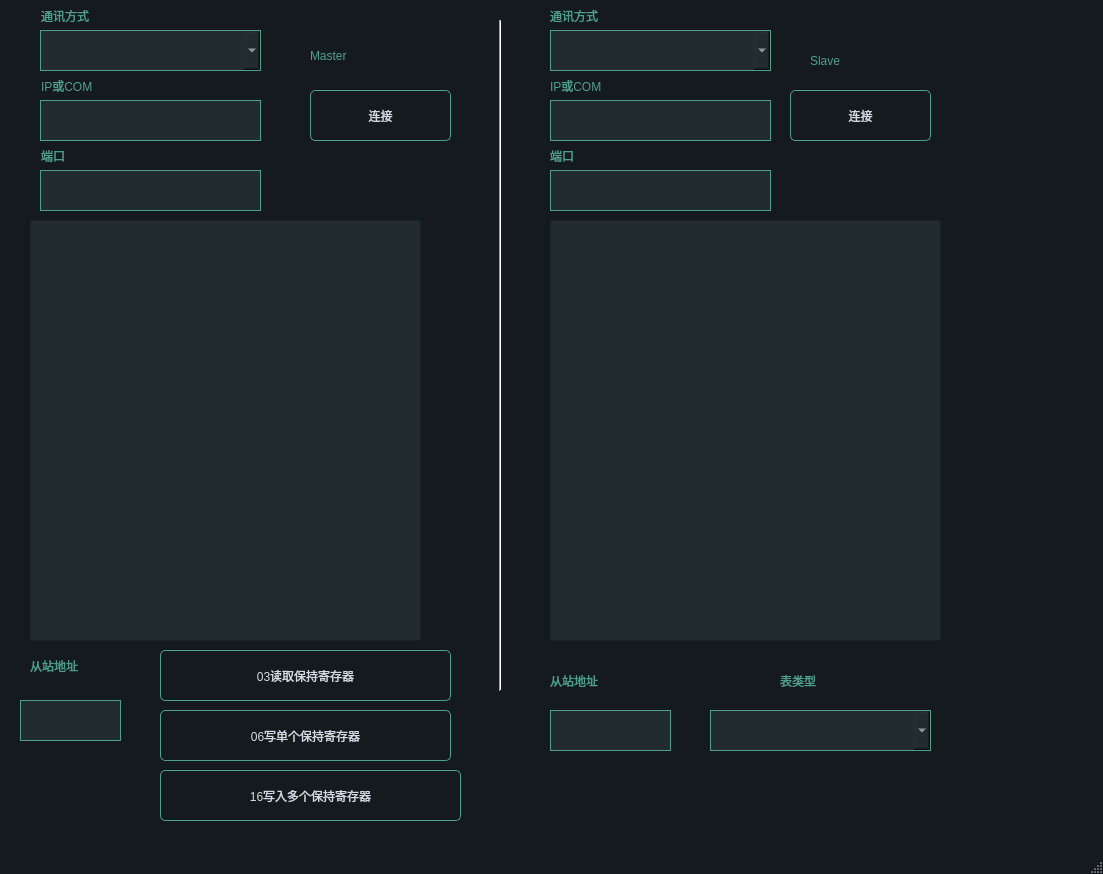
<?xml version="1.0" encoding="UTF-8"?>
<ui version="4.0">
 <class>MainWindow</class>
 <widget class="QMainWindow" name="MainWindow">
  <property name="geometry">
   <rect>
    <x>0</x>
    <y>0</y>
    <width>1103</width>
    <height>874</height>
   </rect>
  </property>
  <property name="windowTitle">
   <string>黄强老师的Modbus工具</string>
  </property>
  <property name="styleSheet">
   <string notr="true">/*
qss美化 - 黄强老师
*/
QWidget
{  
	font:  16pt &quot;Microsoft YaHei&quot;;
     color:  #ffffff;
}

QLabel {
	font:  14pt &quot;Microsoft YaHei&quot;;
    color: #4fa08b;
}

QGroupBox {
    border-width: 1px;
	border-style: solid;
	border-color: #4fa08b;   

}

QGroupBox::title {
 
    subcontrol-origin: margin;
    left:20px;
    padding: -10px 5px 0px 5px;
}

QMainWindow {
	background-color:#151a1e;
}
QCalendar {
	background-color: #151a1e;
}
QTextEdit {
	border-width: 1px;
	border-style: solid;
	border-color: #4fa08b;
	background-color: #222b2e;
	color: #d3dae3;
}
QPlainTextEdit {
    font:  10pt &quot;Microsoft YaHei&quot;;
	border-width: 1px;
	border-style: solid;
	border-color: #4fa08b;
	background-color: #222b2e;
	color: #d3dae3;
}
QToolButton {
	border-style: solid;
	border-top-color: qlineargradient(spread:pad, x1:0.5, y1:1, x2:0.5, y2:0, stop:0 rgb(215, 215, 215), stop:1 rgb(222, 222, 222));
	border-right-color: qlineargradient(spread:pad, x1:0, y1:0.5, x2:1, y2:0.5, stop:0 rgb(217, 217, 217), stop:1 rgb(227, 227, 227));
	border-left-color: qlineargradient(spread:pad, x1:0, y1:0.5, x2:1, y2:0.5, stop:0 rgb(227, 227, 227), stop:1 rgb(217, 217, 217));
	border-bottom-color: qlineargradient(spread:pad, x1:0.5, y1:1, x2:0.5, y2:0, stop:0 rgb(215, 215, 215), stop:1 rgb(222, 222, 222));
	border-width: 1px;
	border-radius: 5px;
	color: #d3dae3;
	padding: 2px;
	background-color: rgb(255,255,255);
}
QToolButton:hover{
	border-style: solid;
	border-top-color: qlineargradient(spread:pad, x1:0.5, y1:1, x2:0.5, y2:0, stop:0 rgb(195, 195, 195), stop:1 rgb(222, 222, 222));
	border-right-color: qlineargradient(spread:pad, x1:0, y1:0.5, x2:1, y2:0.5, stop:0 rgb(197, 197, 197), stop:1 rgb(227, 227, 227));
	border-left-color: qlineargradient(spread:pad, x1:0, y1:0.5, x2:1, y2:0.5, stop:0 rgb(227, 227, 227), stop:1 rgb(197, 197, 197));
	border-bottom-color: qlineargradient(spread:pad, x1:0.5, y1:1, x2:0.5, y2:0, stop:0 rgb(195, 195, 195), stop:1 rgb(222, 222, 222));
	border-width: 1px;
	border-radius: 5px;
	color: rgb(0,0,0);
	padding: 2px;
	background-color: rgb(255,255,255);
}
QToolButton:pressed{
	border-style: solid;
	border-top-color: qlineargradient(spread:pad, x1:0.5, y1:1, x2:0.5, y2:0, stop:0 rgb(215, 215, 215), stop:1 rgb(222, 222, 222));
	border-right-color: qlineargradient(spread:pad, x1:0, y1:0.5, x2:1, y2:0.5, stop:0 rgb(217, 217, 217), stop:1 rgb(227, 227, 227));
	border-left-color: qlineargradient(spread:pad, x1:0, y1:0.5, x2:1, y2:0.5, stop:0 rgb(227, 227, 227), stop:1 rgb(217, 217, 217));
	border-bottom-color: qlineargradient(spread:pad, x1:0.5, y1:1, x2:0.5, y2:0, stop:0 rgb(215, 215, 215), stop:1 rgb(222, 222, 222));
	border-width: 1px;
	border-radius: 5px;
	color: rgb(0,0,0);
	padding: 2px;
	background-color: rgb(142,142,142);
}
QPushButton{

    border-width: 1px;
	border-style: solid;
	border-color: #4fa08b; 
 
	border-radius: 5px;
	color: #d3dae3;
	padding: 2px;
	background-color: #151a1e;
}
QPushButton::default{
	border-style: solid;
	border-color: #4fa08b;
	border-width: 1px;
	border-radius: 5px;
	color: #FFFFFF;
	padding: 2px;
	background-color: #151a1e;;
}
QPushButton:hover{
	border-style: solid;
	border-color: #050a0e;
	border-width: 1px;
	border-radius: 5px;
	color: #d3dae3;
	padding: 2px;
	background-color: #1c1f1f;
}
QPushButton:pressed{
	border-style: solid;
	border-color: #050a0e;
	border-width: 1px;
	border-radius: 5px;
	color: #d3dae3;
	padding: 2px;
	background-color: #2c2f2f;
}
QPushButton:disabled{
	border-style: solid;
	border-top-color: qlineargradient(spread:pad, x1:0.5, y1:1, x2:0.5, y2:0, stop:0 rgb(215, 215, 215), stop:1 rgb(222, 222, 222));
	border-right-color: qlineargradient(spread:pad, x1:0, y1:0.5, x2:1, y2:0.5, stop:0 rgb(217, 217, 217), stop:1 rgb(227, 227, 227));
	border-left-color: qlineargradient(spread:pad, x1:0, y1:0.5, x2:1, y2:0.5, stop:0 rgb(227, 227, 227), stop:1 rgb(217, 217, 217));
	border-bottom-color: qlineargradient(spread:pad, x1:0.5, y1:1, x2:0.5, y2:0, stop:0 rgb(215, 215, 215), stop:1 rgb(222, 222, 222));
	border-width: 1px;
	border-radius: 5px;
	color: #808086;
	padding: 2px;
	background-color: rgb(142,142,142);
}
QLineEdit {
	border-width: 1px;
	border-style: solid;
	border-color: #4fa08b;
	background-color: #222b2e;
	color: #d3dae3;
}



QLCDNumber {
	color: #4d9b87;
}
QProgressBar {
	text-align: center;
	color: #d3dae3;
	border-radius: 10px;
	border-color: transparent;
	border-style: solid;
	background-color: #52595d;
}
QProgressBar::chunk {
	background-color: #214037	;
	border-radius: 10px;
}
QMenuBar {
	background-color: #151a1e;
}
QMenuBar::item {
	color: #d3dae3;
  	spacing: 3px;
  	padding: 1px 4px;
	background-color: #151a1e;
}

QMenuBar::item:selected {
  	background-color: #252a2e;
	color: #FFFFFF;
}
QMenu {
	background-color: #151a1e;
}
QMenu::item:selected {
	background-color: #252a2e;
	color: #FFFFFF;
}
QMenu::item {
	color: #d3dae3;
	background-color: #151a1e;
}
QTabWidget {
	color:rgb(0,0,0);
	background-color:#000000;
}
QTabWidget::pane {
		border-color: #050a0e;
		background-color: #1e282c;
		border-style: solid;
		border-width: 1px;
    	border-bottom-left-radius: 4px;
		border-bottom-right-radius: 4px;
}
QTabBar::tab:first {
	border-style: solid;
	border-left-width:1px;
	border-right-width:0px;
	border-top-width:1px;
	border-bottom-width:0px;
	border-top-color: #050a0e;
	border-left-color: #050a0e;
	border-bottom-color: #050a0e;
	border-top-left-radius: 4px;
	color: #d3dae3;
	padding: 3px;
	margin-left:0px;
	background-color: #151a1e;
}
QTabBar::tab:last {
	border-style: solid;
	border-top-width:1px;
	border-left-width:1px;
	border-right-width:1px;
	border-bottom-width:0px;
	border-color: #050a0e;
	border-top-right-radius: 4px;
	color: #d3dae3;
	padding: 3px;
	margin-left:0px;
	background-color: #151a1e;
}
QTabBar::tab {
	border-style: solid;
	border-top-width:1px;
	border-bottom-width:0px;
	border-left-width:1px;
	border-top-color: #050a0e;
	border-left-color: #050a0e;
	border-bottom-color: #050a0e;
	color: #d3dae3;
	padding: 3px;
	margin-left:0px;
	background-color: #151a1e;
}
QTabBar::tab:selected, QTabBar::tab:last:selected, QTabBar::tab:hover {
  	border-style: solid;
  	border-left-width:1px;
	border-bottom-width:0px;
	border-right-color: transparent;
	border-top-color: #050a0e;
	border-left-color: #050a0e;
	border-bottom-color: #050a0e;
	color: #FFFFFF;
	padding: 3px;
	margin-left:0px;
	background-color: #1e282c;
}

QTabBar::tab:selected, QTabBar::tab:first:selected, QTabBar::tab:hover {
  	border-style: solid;
  	border-left-width:1px;
  	border-bottom-width:0px;
  	border-top-width:1px;
	border-right-color: transparent;
	border-top-color: #050a0e;
	border-left-color: #050a0e;
	border-bottom-color: #050a0e;
	color: #FFFFFF;
	padding: 3px;
	margin-left:0px;
	background-color: #1e282c;
}

QCheckBox { 
	padding: 2px;
}
QCheckBox:disabled {
	color: #808086;
	padding: 2px;
}

QCheckBox:hover {
	border-radius:4px;
	border-style:solid;
	padding-left: 1px;
	padding-right: 1px;
	padding-bottom: 1px;
	padding-top: 1px;
	border-width:1px;
	border-color: transparent;
}
QCheckBox::indicator:checked {

	height: 10px;
	width: 10px;
	border-style:solid;
	border-width: 1px;
	border-color: #4fa08b; 
	background-color:  #4fa08b;
}
QCheckBox::indicator:unchecked {

	height: 10px;
	width: 10px;
	border-style:solid;
	border-width: 1px;
	border-color: #4fa08b;
	background-color:  #FFFFFF;
}
QRadioButton {
	color: #d3dae3;
	padding: 1px;
}
QRadioButton::indicator:checked {
	height: 10px;
	width: 10px;
	border-style:solid;
	border-radius:5px;
	border-width: 1px;
	border-color: #4fa08b;
	color: #a9b7c6;
	background-color: qradialgradient(cx:0.5, cy:0.5, radius:0.4,fx:0.5, fy:0.5, stop:0 #4fa08b, stop:1 #1e282c);
}
QRadioButton::indicator:!checked {
	height: 10px;
	width: 10px;
	border-style:solid;
	border-radius:5px;
	border-width: 1px;
	border-color: #4fa08b;
	color: #a9b7c6;
	background-color: transparent;
}
QStatusBar {
	color:#027f7f;
}
QSpinBox {
	color: #d3dae3;
	background-color: #222b2e;
	border-width: 1px;
	border-style: solid;
	border-color: #4fa08b;
}
QDoubleSpinBox {
	color: #d3dae3;
	background-color: #222b2e;
	border-width: 1px;
	border-style: solid;
	border-color: #4fa08b;
}
QTimeEdit {
	color: #d3dae3;
	background-color: #222b2e;
	border-width: 1px;
	border-style: solid;
	border-color: #4fa08b;
}
QDateTimeEdit {
	color: #d3dae3;
	background-color: #222b2e;
	border-width: 1px;
	border-style: solid;
	border-color: #4fa08b;
}
QDateEdit {
	color: #d3dae3;
	background-color: #222b2e;
	border-width: 1px;
	border-style: solid;
	border-color: #4fa08b;
}
QFontComboBox {
	color: #d3dae3;
	background-color: #222b2e;
	border-width: 1px;
	border-style: solid;
	border-color: #4fa08b;
}
QComboBox {
	color: #d3dae3;
	background-color: #222b2e;
	border-width: 1px;
	border-style: solid;
	border-color: #4fa08b;
}
/* 下拉后，整个下拉窗体样式 */
QComboBox QAbstractItemView {
    outline: 0px solid gray;   /* 选定项的虚框 */
    border: 1px solid  #4fa08b;   /* 整个下拉窗体的边框 */ 
    background-color: #222b2e; /* 整个下拉窗体的背景色 */
    selection-background-color: #4fa08b;   /* 整个下拉窗体被选中项的背景色 */
}
QComboBox:disabled
{ 
background-color: gray; /* 整个下拉窗体的背景色 */
}


/*表格头部*/

QHeaderView             
{
    background:transparent;   
	border-width: 1px;
	border-style: solid;
	border-color: #4fa08b;    
}

QHeaderView::section          
{
    font-size:14px;                 
    font-family:&quot;Microsoft YaHei&quot;; 
    color:#FFFFFF;   
    background:#222b2e;     
    
  
}  


QTableWidget::item::selected      
{
    border-width: 1px;
	border-style: solid;
	border-color: #4fa08b;    
}


 
QTableWidget            
{ 
    font-size:16px;                
    font-family:&quot;Microsoft YaHei&quot;;  
    color:#ffffff;  
	background-color: #222b2e;     
}
 
 
 
 </string>
  </property>
  <widget class="QWidget" name="centralwidget">
   <widget class="QLabel" name="label">
    <property name="geometry">
     <rect>
      <x>41</x>
      <y>0</y>
      <width>101</width>
      <height>31</height>
     </rect>
    </property>
    <property name="text">
     <string>通讯方式</string>
    </property>
   </widget>
   <widget class="QComboBox" name="mType">
    <property name="geometry">
     <rect>
      <x>40</x>
      <y>30</y>
      <width>221</width>
      <height>41</height>
     </rect>
    </property>
   </widget>
   <widget class="QLabel" name="label_2">
    <property name="geometry">
     <rect>
      <x>41</x>
      <y>70</y>
      <width>101</width>
      <height>31</height>
     </rect>
    </property>
    <property name="text">
     <string>IP或COM</string>
    </property>
   </widget>
   <widget class="QLineEdit" name="mIP_COM">
    <property name="geometry">
     <rect>
      <x>40</x>
      <y>100</y>
      <width>221</width>
      <height>41</height>
     </rect>
    </property>
   </widget>
   <widget class="QLabel" name="label_3">
    <property name="geometry">
     <rect>
      <x>41</x>
      <y>140</y>
      <width>101</width>
      <height>31</height>
     </rect>
    </property>
    <property name="text">
     <string>端口</string>
    </property>
   </widget>
   <widget class="QLineEdit" name="m_Port">
    <property name="geometry">
     <rect>
      <x>40</x>
      <y>170</y>
      <width>221</width>
      <height>41</height>
     </rect>
    </property>
   </widget>
   <widget class="QLabel" name="label_4">
    <property name="geometry">
     <rect>
      <x>310</x>
      <y>30</y>
      <width>131</width>
      <height>51</height>
     </rect>
    </property>
    <property name="text">
     <string>Master</string>
    </property>
   </widget>
   <widget class="QPushButton" name="mConBtn">
    <property name="geometry">
     <rect>
      <x>310</x>
      <y>90</y>
      <width>141</width>
      <height>51</height>
     </rect>
    </property>
    <property name="text">
     <string>连接</string>
    </property>
   </widget>
   <widget class="QTableWidget" name="tableMaster">
    <property name="geometry">
     <rect>
      <x>30</x>
      <y>220</y>
      <width>391</width>
      <height>421</height>
     </rect>
    </property>
   </widget>
   <widget class="QPushButton" name="m03Btn">
    <property name="geometry">
     <rect>
      <x>160</x>
      <y>650</y>
      <width>291</width>
      <height>51</height>
     </rect>
    </property>
    <property name="text">
     <string>03读取保持寄存器</string>
    </property>
   </widget>
   <widget class="QPushButton" name="m06Btn">
    <property name="geometry">
     <rect>
      <x>160</x>
      <y>710</y>
      <width>291</width>
      <height>51</height>
     </rect>
    </property>
    <property name="text">
     <string>06写单个保持寄存器</string>
    </property>
   </widget>
   <widget class="QPushButton" name="m16Btn">
    <property name="geometry">
     <rect>
      <x>160</x>
      <y>770</y>
      <width>301</width>
      <height>51</height>
     </rect>
    </property>
    <property name="text">
     <string>16写入多个保持寄存器</string>
    </property>
   </widget>
   <widget class="QLineEdit" name="mAddr">
    <property name="geometry">
     <rect>
      <x>20</x>
      <y>700</y>
      <width>101</width>
      <height>41</height>
     </rect>
    </property>
   </widget>
   <widget class="QLabel" name="label_5">
    <property name="geometry">
     <rect>
      <x>30</x>
      <y>650</y>
      <width>131</width>
      <height>31</height>
     </rect>
    </property>
    <property name="text">
     <string>从站地址</string>
    </property>
   </widget>
   <widget class="Line" name="line">
    <property name="geometry">
     <rect>
      <x>490</x>
      <y>20</y>
      <width>20</width>
      <height>671</height>
     </rect>
    </property>
    <property name="orientation">
     <enum>Qt::Vertical</enum>
    </property>
   </widget>
   <widget class="QLabel" name="label_6">
    <property name="geometry">
     <rect>
      <x>550</x>
      <y>660</y>
      <width>111</width>
      <height>41</height>
     </rect>
    </property>
    <property name="text">
     <string>从站地址</string>
    </property>
   </widget>
   <widget class="QLabel" name="label_7">
    <property name="geometry">
     <rect>
      <x>550</x>
      <y>140</y>
      <width>111</width>
      <height>31</height>
     </rect>
    </property>
    <property name="text">
     <string>端口</string>
    </property>
   </widget>
   <widget class="QLabel" name="label_8">
    <property name="geometry">
     <rect>
      <x>810</x>
      <y>40</y>
      <width>121</width>
      <height>41</height>
     </rect>
    </property>
    <property name="text">
     <string>Slave</string>
    </property>
   </widget>
   <widget class="QTableWidget" name="tableSlave">
    <property name="geometry">
     <rect>
      <x>550</x>
      <y>220</y>
      <width>391</width>
      <height>421</height>
     </rect>
    </property>
   </widget>
   <widget class="QLabel" name="label_9">
    <property name="geometry">
     <rect>
      <x>550</x>
      <y>0</y>
      <width>111</width>
      <height>31</height>
     </rect>
    </property>
    <property name="text">
     <string>通讯方式</string>
    </property>
   </widget>
   <widget class="QLineEdit" name="s_Port">
    <property name="geometry">
     <rect>
      <x>550</x>
      <y>170</y>
      <width>221</width>
      <height>41</height>
     </rect>
    </property>
   </widget>
   <widget class="QLineEdit" name="sAddr">
    <property name="geometry">
     <rect>
      <x>550</x>
      <y>710</y>
      <width>121</width>
      <height>41</height>
     </rect>
    </property>
   </widget>
   <widget class="QLineEdit" name="sIP_COM">
    <property name="geometry">
     <rect>
      <x>550</x>
      <y>100</y>
      <width>221</width>
      <height>41</height>
     </rect>
    </property>
   </widget>
   <widget class="QLabel" name="label_10">
    <property name="geometry">
     <rect>
      <x>550</x>
      <y>70</y>
      <width>101</width>
      <height>31</height>
     </rect>
    </property>
    <property name="text">
     <string>IP或COM</string>
    </property>
   </widget>
   <widget class="QComboBox" name="sType">
    <property name="geometry">
     <rect>
      <x>550</x>
      <y>30</y>
      <width>221</width>
      <height>41</height>
     </rect>
    </property>
   </widget>
   <widget class="QPushButton" name="sConBtn">
    <property name="geometry">
     <rect>
      <x>790</x>
      <y>90</y>
      <width>141</width>
      <height>51</height>
     </rect>
    </property>
    <property name="text">
     <string>连接</string>
    </property>
   </widget>
   <widget class="QLabel" name="label_11">
    <property name="geometry">
     <rect>
      <x>780</x>
      <y>660</y>
      <width>111</width>
      <height>41</height>
     </rect>
    </property>
    <property name="text">
     <string>表类型</string>
    </property>
   </widget>
   <widget class="QComboBox" name="sTable">
    <property name="geometry">
     <rect>
      <x>710</x>
      <y>710</y>
      <width>221</width>
      <height>41</height>
     </rect>
    </property>
   </widget>
  </widget>
  <widget class="QMenuBar" name="menubar">
   <property name="geometry">
    <rect>
     <x>0</x>
     <y>0</y>
     <width>1103</width>
     <height>38</height>
    </rect>
   </property>
  </widget>
  <widget class="QStatusBar" name="statusbar"/>
 </widget>
 <resources/>
 <connections/>
</ui>
